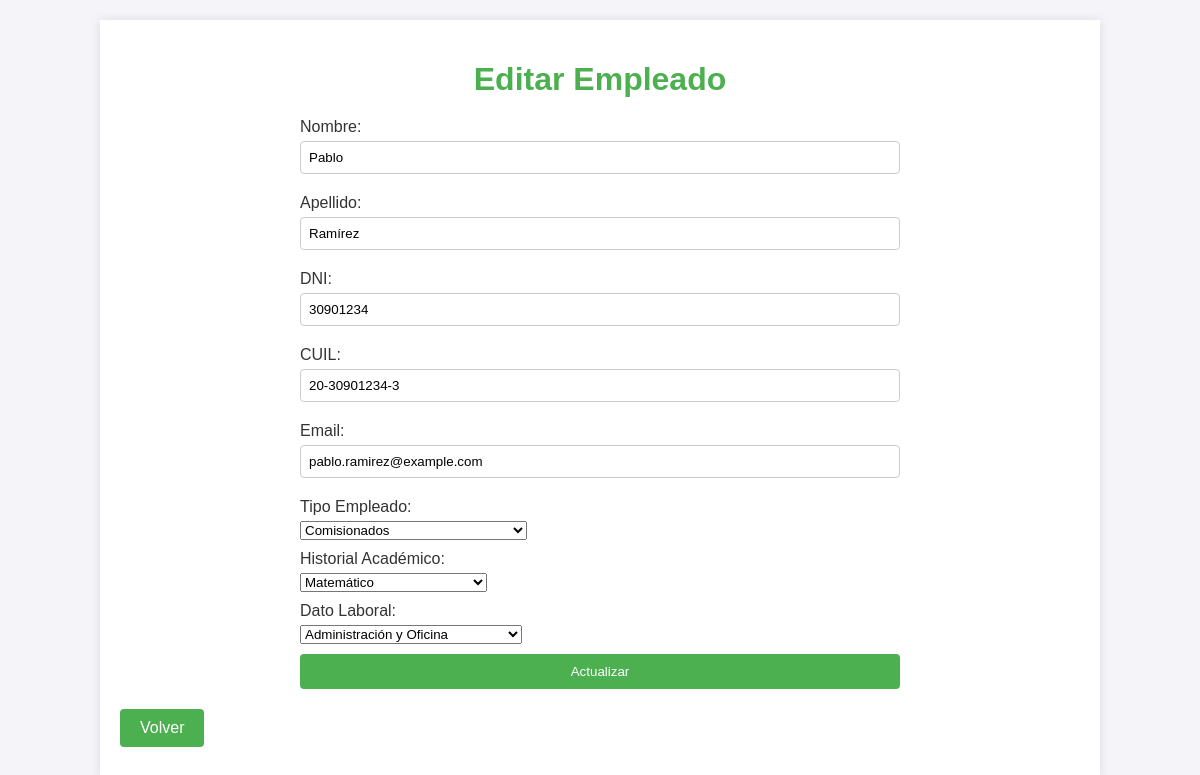
The app's page /update.php?id=9 with its own data.
### tables this page shows
CREATE TABLE `empleado` (
  `idempleado` int(11) NOT NULL AUTO_INCREMENT,
  `nombre` varchar(45) NOT NULL,
  `apellido` varchar(45) NOT NULL,
  `dni` varchar(45) NOT NULL,
  `cuil` varchar(45) NOT NULL,
  `mail` varchar(45) NOT NULL,
  `tipo_empleado_idtipo_empleado` int(11) NOT NULL,
  `historial_academico_idhistorial_academico` int(11) NOT NULL,
  `dato_laboral_iddato_laboral` int(11) NOT NULL,
  PRIMARY KEY (`idempleado`),
  KEY `fk_empleado_tipo_empleado_idx` (`tipo_empleado_idtipo_empleado`),
  KEY `fk_empleado_historial_academico1_idx` (`historial_academico_idhistorial_academico`),
  KEY `fk_empleado_dato_laboral1_idx` (`dato_laboral_iddato_laboral`),
  CONSTRAINT `fk_empleado_dato_laboral1` FOREIGN KEY (`dato_laboral_iddato_laboral`) REFERENCES `dato_laboral` (`iddato_laboral`) ON DELETE NO ACTION ON UPDATE NO ACTION,
  CONSTRAINT `fk_empleado_historial_academico1` FOREIGN KEY (`historial_academico_idhistorial_academico`) REFERENCES `dato_academico` (`idhistorial_academico`) ON DELETE NO ACTION ON UPDATE NO ACTION,
  CONSTRAINT `fk_empleado_tipo_empleado` FOREIGN KEY (`tipo_empleado_idtipo_empleado`) REFERENCES `tipo_empleado` (`idtipo_empleado`) ON DELETE NO ACTION ON UPDATE NO ACTION
);

### update.php (the view, shortened to what this page needs)
<?php include('db.php'); ?>
<!DOCTYPE html>
<html lang="es">
<head>
    <link rel="stylesheet" href="styles.css">
</head>
<body>
    <div class="container">
        <h1>Editar Empleado</h1>
        <?php
        if (isset($_POST['update'])) {
            $id = $_POST['id'];
            $nombre = $_POST['nombre'];
            $apellido = $_POST['apellido'];
            $dni = $_POST['dni'];
            $cuil = $_POST['cuil'];
            $mail = $_POST['mail'];
            $tipo_empleado_idtipo_empleado = $_POST['tipo_empleado_idtipo_empleado'];
            $historial_academico_idhistorial_academico = $_POST['historial_academico_idhistorial_academico'];
            $dato_laboral_iddato_laboral = $_POST['dato_laboral_iddato_laboral'];
            $sql = "UPDATE empleado SET nombre='$nombre', apellido='$apellido', dni='$dni', cuil='$cuil', mail='$mail', tipo_empleado_idtipo_empleado='$tipo_empleado_idtipo_empleado', historial_academico_idhistorial_academico='$historial_academico_idhistorial_academico', dato_laboral_iddato_laboral='$dato_laboral_iddato_laboral' WHERE idempleado='$id'";
            if ($conn->query($sql) === TRUE) {
                echo "Empleado actualizado exitosamente.";
                $sql = "SELECT * FROM empleado WHERE idempleado = $id";
                $result = $conn->query($sql);
                if ($result->num_rows > 0) {
                    $row = $result->fetch_assoc();
                } else {
                    echo "Empleado no encontrado.";
                    exit;
                }
            } else {
                echo "Error: " . $sql . "<br>" . $conn->error;
            }
        }
        elseif (isset($_GET['id'])) {
            $id = $_GET['id'];
            $sql = "SELECT * FROM empleado WHERE idempleado = $id";
            $result = $conn->query($sql);
            if ($result->num_rows > 0) {
                $row = $result->fetch_assoc();
            } else {
                echo "Empleado no encontrado.";
                exit;
            }
        }else {
            echo "No se proporcionó un ID de empleado.";
            exit;
        }
        function getOptions($conn, $table, $idField, $descField, $selectedId) {
            $options = "";
            $sql = "SELECT $idField, $descField FROM $table";
            $result = $conn->query($sql);
            while ($row = $result->fetch_assoc()) {
                $selected = $row[$idField] == $selectedId ? "selected" : "";
                $options .= "<option value='{$row[$idField]}' $selected>{$row[$descField]}</option>";
            }
            return $options;
        }
        $tipoEmpleadoOptions = getOptions($conn, 'tipo_empleado', 'idtipo_empleado', 'descripcion', $row['tipo_empleado_idtipo_empleado']);
        $historialAcademicoOptions = getOptions($conn, 'dato_academico', 'idhistorial_academico', 'descripcion', $row['historial_academico_idhistorial_academico']);
        $datoLaboralOptions = getOptions($conn, 'dato_laboral', 'iddato_laboral', 'descripcion', $row['dato_laboral_iddato_laboral']);
        ?>
        <form action="update.php" method="post">
            <label for="nombre">Nombre:</label>
            <input type="text" name="nombre" value="<?php echo $row['nombre']; ?>" required>
            <label for="apellido">Apellido:</label>
            <input type="text" name="apellido" value="<?php echo $row['apellido']; ?>" required>
            <label for="dni">DNI:</label>
            <input type="text" name="dni" value="<?php echo $row['dni']; ?>" required>
            <label for="cuil">CUIL:</label>
            <input type="text" name="cuil" value="<?php echo $row['cuil']; ?>" required>
            <label for="mail">Email:</label>
            <input type="email" name="mail" value="<?php echo $row['mail']; ?>" required>
            <label for="tipo_empleado_idtipo_empleado">Tipo Empleado:</label>
            <select name="tipo_empleado_idtipo_empleado" required>
                <?php echo $tipoEmpleadoOptions; ?>
            </select>
            <label for="historial_academico_idhistorial_academico">Historial Académico:</label>
            <select name="historial_academico_idhistorial_academico" required>
                <?php echo $historialAcademicoOptions; ?>
            </select>
            <label for="dato_laboral_iddato_laboral">Dato Laboral:</label>
            <select name="dato_laboral_iddato_laboral" required>
                <?php echo $datoLaboralOptions; ?>
            </select>
            <input type="submit" name="update" value="Actualizar" class="button">
        </form>
        <a href="index.php" class="button">Volver</a>
    </div>
</body>
</html>

### styles.css (style rules this page uses)
body { font-family: Arial, sans-serif; background-color: #f4f4f9; color: #333; margin: 0; padding: 0; }
.container { width: 80%; margin: 20px auto; padding: 20px; background-color: #fff; box-shadow: 0 0 10px rgba(0, 0, 0, 0.1); }
h1 { text-align: center; color: #4CAF50; margin-bottom: 20px; }
.button { display: inline-block; padding: 10px 20px; margin: 10px 0; background-color: #4CAF50; color: white; text-align: center; text-decoration: none; border-radius: 4px; transition: background-color 0.3s; }
form { width: 100%; max-width: 600px; margin: 0 auto; }
label { display: block; margin: 10px 0 5px; }
input[type="text"], input[type="email"] { width: 100%; padding: 8px; margin-bottom: 10px; box-sizing: border-box; border: 1px solid #ccc; border-radius: 4px; }
input[type="submit"] { width: 100%; padding: 10px; background-color: #4CAF50; color: white; border: none; border-radius: 4px; cursor: pointer; transition: background-color 0.3s; }

### records on screen
empleado: nombre "Pablo", apellido "Ramírez", dni "30901234", cuil "20-30901234-3", mail "pablo.ramirez@example.com"

### other values on screen
form field tipo_empleado_idtipo_empleado "Comisionados"
form field historial_academico_idhistorial_academico "Matemático"
form field dato_laboral_iddato_laboral "Administración y Oficina"
